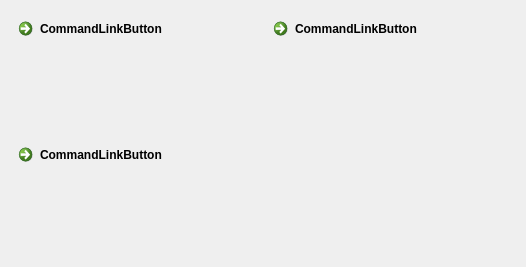
<?xml version="1.0" encoding="UTF-8"?>
<ui version="4.0">
 <class>MainWindow</class>
 <widget class="QMainWindow" name="MainWindow">
  <property name="geometry">
   <rect>
    <x>0</x>
    <y>0</y>
    <width>526</width>
    <height>267</height>
   </rect>
  </property>
  <property name="windowTitle">
   <string>MainWindow</string>
  </property>
  <property name="documentMode">
   <bool>false</bool>
  </property>
  <widget class="QWidget" name="centralWidget">
   <property name="contextMenuPolicy">
    <enum>Qt::NoContextMenu</enum>
   </property>
   <layout class="QGridLayout" name="gridLayout">
    <item row="0" column="0">
     <widget class="QCommandLinkButton" name="TestCase1">
      <property name="text">
       <string>CommandLinkButton</string>
      </property>
      <property name="description">
       <string/>
      </property>
     </widget>
    </item>
    <item row="1" column="0">
     <widget class="QCommandLinkButton" name="ManualControl">
      <property name="text">
       <string>CommandLinkButton</string>
      </property>
      <property name="description">
       <string/>
      </property>
     </widget>
    </item>
    <item row="0" column="2">
     <widget class="QCommandLinkButton" name="TestCase2">
      <property name="text">
       <string>CommandLinkButton</string>
      </property>
     </widget>
    </item>
   </layout>
  </widget>
 </widget>
 <layoutdefault spacing="6" margin="11"/>
 <resources/>
 <connections/>
 <slots>
  <slot>OnActiveCombobox(int)</slot>
 </slots>
</ui>
